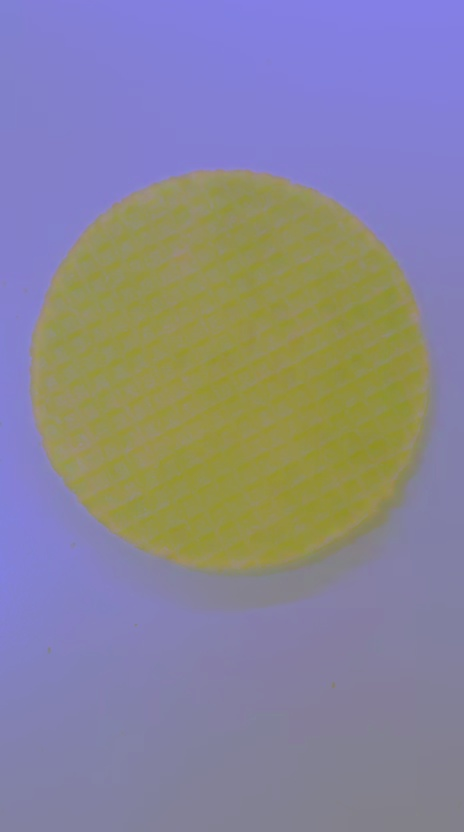
#> input picture foto_in_lab.jpg, 464 x 832 px, given in place of the camera
$ python testprogram.py
#> lines starting #> are read from the running program, lines starting #| are printed output that depends on the picture; after the words box and inside, x2 and y2 are one past the last pixel; in counts of white or black regions, pixels touching at a corner belong together
#> in main, frame is the input picture: shape (832, 464, 3); mean B, G, R 149.6, 133.2, 136.9
import cv2 as cv
import numpy as np


def beeldbewerking(frame):

    # ---------------------------------------------------------
    # Origineel
    # ---------------------------------------------------------

    origineel = frame.copy()

    # ---------------------------------------------------------
    # Grayscale
    # ---------------------------------------------------------

    gray = cv.cvtColor(frame, cv.COLOR_BGR2GRAY)

    # ---------------------------------------------------------
    # HSV
    # ---------------------------------------------------------

    hsv = cv.cvtColor(frame, cv.COLOR_BGR2HSV)
#> hsv: shape (832, 464, 3); mean H, S, V 90.7, 88.5, 172.4

    # ---------------------------------------------------------
    # Threshold
    # ---------------------------------------------------------

    _, threshold = cv.threshold(
        gray,
        120,
        255,
        cv.THRESH_BINARY
    )
#> threshold: shape (832, 464); every value is 255

    # ---------------------------------------------------------
    # Canny
    # ---------------------------------------------------------

    canny = cv.Canny(
        gray,
        50,
        150
    )
#> canny: shape (832, 464); every value is 0

    # ---------------------------------------------------------
    # Morphologie
    # ---------------------------------------------------------

    kernel = np.ones((5, 5), np.uint8)

    morphologie = cv.morphologyEx(
        threshold,
        cv.MORPH_OPEN,
        kernel
    )

    # ---------------------------------------------------------
    # Contouren
    # ---------------------------------------------------------

    contouren = frame.copy()

    contours, _ = cv.findContours(
        threshold,
        cv.RETR_EXTERNAL,
        cv.CHAIN_APPROX_SIMPLE
    )
#> contours = [[[0, 0], [0, 831], [463, 831], [463, 0]]]

    for contour in contours:

        oppervlakte = cv.contourArea(contour)

        # Kleine ruis negeren
        if oppervlakte > 500:

            cv.drawContours(
                contouren,
                [contour],
                -1,
                (0, 255, 0),
                2
            )

            x, y, w, h = cv.boundingRect(contour)

            cv.rectangle(
                contouren,
                (x, y),
                (x + w, y + h),
                (255, 0, 0),
                2
            )
#> this loop made 1 pass
#> (contour, oppervlakte, x, y, w, h) on pass 1: ([[0, 0], [0, 831], [463, 831], [463, 0]], 384753, 0, 0, 464, 832)
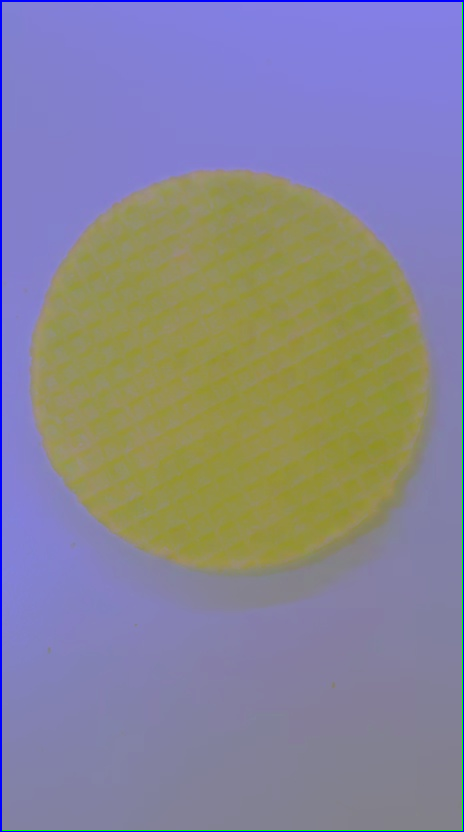
#> contouren: shape (832, 464, 3); 1.34% of pixels changed, all inside (x1, y1, x2, y2) = (0, 0, 464, 832)

    # ---------------------------------------------------------
    # HSV kleurfilter
    # ---------------------------------------------------------

    # Voorbeeldwaarden
    # Deze kunnen we later aanpassen aan jouw koekjes.

    lower = np.array([5, 50, 30])
    upper = np.array([30, 255, 255])

    mask = cv.inRange(
        hsv,
        lower,
        upper
    )
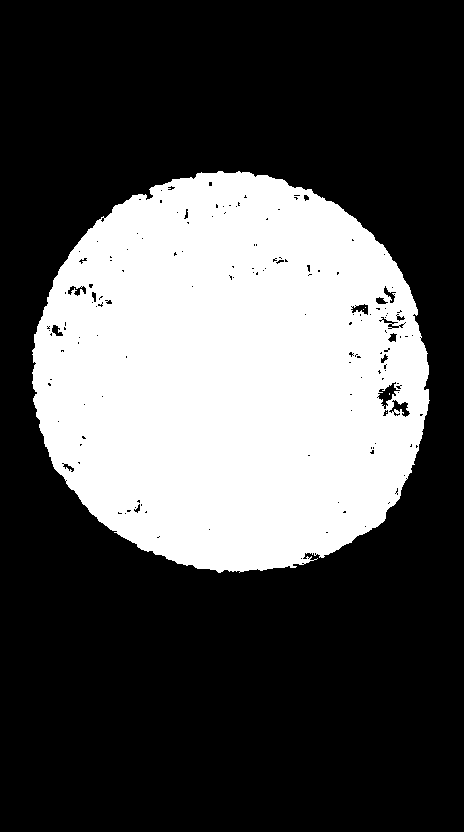
#> mask: shape (832, 464); 32.1% white; 5 white regions (4 under 20 px), largest, box (x1, y1, x2, y2) and area: (32, 171, 430, 573) 123750

    kleurfilter = cv.bitwise_and(
        frame,
        frame,
        mask=mask
    )

    # ---------------------------------------------------------
    # Hough cirkels
    # ---------------------------------------------------------

    cirkels = frame.copy()

    blur = cv.GaussianBlur(
        gray,
        (9, 9),
        2
    )

    circles = cv.HoughCircles(
        blur,
        cv.HOUGH_GRADIENT,
        dp=1.2,
        minDist=30,
        param1=100,
        param2=40,
        minRadius=10,
        maxRadius=200
    )
#> circles = None

    if circles is not None:

        circles = np.round(
            circles[0, :]
        ).astype("int")

        for x, y, r in circles:

            cv.circle(
                cirkels,
                (x, y),
                r,
                (0, 255, 0),
                2
            )

            cv.circle(
                cirkels,
                (x, y),
                2,
                (0, 0, 255),
                3
            )

    # ---------------------------------------------------------
    # Alles geschikt maken voor display
    # ---------------------------------------------------------

    gray = cv.cvtColor(
        gray,
        cv.COLOR_GRAY2BGR
    )
#> gray: shape (832, 464, 3)

    threshold = cv.cvtColor(
        threshold,
        cv.COLOR_GRAY2BGR
    )
#> threshold: shape (832, 464, 3); every value is 255

    canny = cv.cvtColor(
        canny,
        cv.COLOR_GRAY2BGR
    )
#> canny: shape (832, 464, 3); every value is 0

    morphologie = cv.cvtColor(
        morphologie,
        cv.COLOR_GRAY2BGR
    )

    mask = cv.cvtColor(
        mask,
        cv.COLOR_GRAY2BGR
    )

    # ---------------------------------------------------------
    # Afbeeldingen kleiner maken
    # ---------------------------------------------------------

    schaal = 0.5

    origineel = cv.resize(
        origineel,
        None,
        fx=schaal,
        fy=schaal
    )

    gray = cv.resize(
        gray,
        None,
        fx=schaal,
        fy=schaal
    )
#> gray: shape (416, 232, 3)

    threshold = cv.resize(
        threshold,
        None,
        fx=schaal,
        fy=schaal
    )
#> threshold: shape (416, 232, 3); every value is 255

    canny = cv.resize(
        canny,
        None,
        fx=schaal,
        fy=schaal
    )
#> canny: shape (416, 232, 3); every value is 0

    morphologie = cv.resize(
        morphologie,
        None,
        fx=schaal,
        fy=schaal
    )

    contouren = cv.resize(
        contouren,
        None,
        fx=schaal,
        fy=schaal
    )
#> contouren: shape (416, 232, 3)

    kleurfilter = cv.resize(
        kleurfilter,
        None,
        fx=schaal,
        fy=schaal
    )
#> kleurfilter: shape (416, 232, 3)

    cirkels = cv.resize(
        cirkels,
        None,
        fx=schaal,
        fy=schaal
    )

    # ---------------------------------------------------------
    # Titels toevoegen
    # ---------------------------------------------------------

    cv.putText(
        origineel,
        "ORIGINEEL",
        (10, 30),
        cv.FONT_HERSHEY_SIMPLEX,
        0.8,
        (0, 255, 0),
        2
    )
#> origineel: shape (416, 232, 3); mean B, G, R 147.3, 134.6, 135.6

    cv.putText(
        gray,
        "GRAYSCALE",
        (10, 30),
        cv.FONT_HERSHEY_SIMPLEX,
        0.8,
        (0, 255, 0),
        2
    )
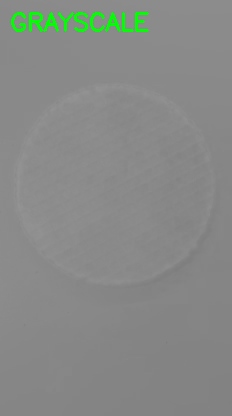
#> gray: shape (416, 232, 3); mean B, G, R 134.6, 137.6, 134.6

    cv.putText(
        threshold,
        "THRESHOLD",
        (10, 30),
        cv.FONT_HERSHEY_SIMPLEX,
        0.8,
        (0, 255, 0),
        2
    )
#> threshold: shape (416, 232, 3); mean B, G, R 251.9, 255, 251.9

    cv.putText(
        canny,
        "CANNY",
        (10, 30),
        cv.FONT_HERSHEY_SIMPLEX,
        0.8,
        (0, 255, 0),
        2
    )
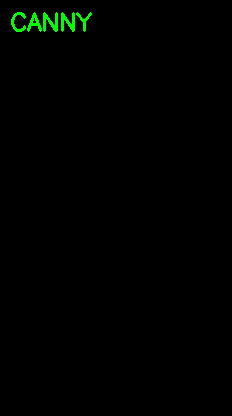
#> canny: shape (416, 232, 3); mean B, G, R 0, 1.7, 0

    cv.putText(
        morphologie,
        "MORPHOLOGIE",
        (10, 30),
        cv.FONT_HERSHEY_SIMPLEX,
        0.8,
        (0, 255, 0),
        2
    )
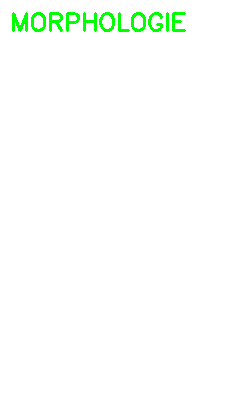
#> morphologie: shape (416, 232, 3); mean B, G, R 251.1, 255, 251.1

    cv.putText(
        contouren,
        "CONTOUREN",
        (10, 30),
        cv.FONT_HERSHEY_SIMPLEX,
        0.8,
        (0, 255, 0),
        2
    )
#> contouren: shape (416, 232, 3); mean B, G, R 146.9, 134, 133.6

    cv.putText(
        kleurfilter,
        "HSV KLEURFILTER",
        (10, 30),
        cv.FONT_HERSHEY_SIMPLEX,
        0.8,
        (0, 255, 0),
        2
    )
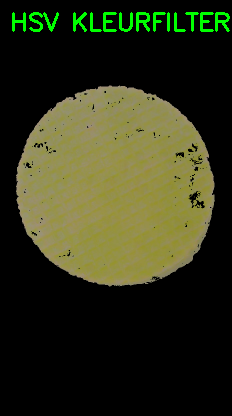
#> kleurfilter: shape (416, 232, 3); mean B, G, R 25.3, 50.5, 47.7

    cv.putText(
        cirkels,
        "HOUGH CIRKELS",
        (10, 30),
        cv.FONT_HERSHEY_SIMPLEX,
        0.8,
        (0, 255, 0),
        2
    )
#> cirkels: shape (416, 232, 3); mean B, G, R 146.2, 135.2, 134.9

    # ---------------------------------------------------------
    # 4 x 2 afbeeldingen naast elkaar
    # ---------------------------------------------------------

    boven = np.hstack([
        origineel,
        gray,
        threshold,
        canny
    ])

    onder = np.hstack([
        morphologie,
        contouren,
        kleurfilter,
        cirkels
    ])

    resultaat = np.vstack([
        boven,
        onder
    ])
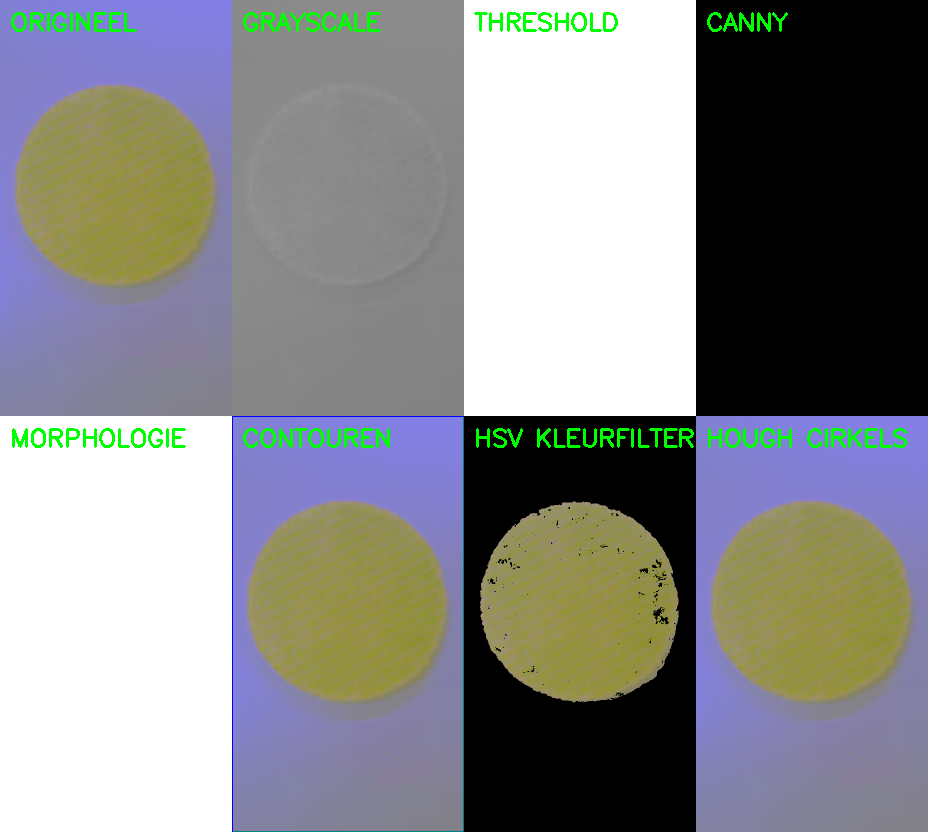
#> resultaat: shape (832, 928, 3); mean B, G, R 137.9, 138, 136.2

    return resultaat


def main():

    # ---------------------------------------------------------
    # Camera openen
    # ---------------------------------------------------------

    camera = cv.VideoCapture(0)

    if not camera.isOpened():

        print("Fout: camera kon niet worden geopend.")
        return

    print("Camera gestart.")
    print("Druk op Q om te stoppen.")

    while True:

        # Frame uit camera halen
        ret, frame = camera.read()

        if not ret:

            print("Fout bij het lezen van de camera.")
            break

        # Beeldbewerkingen uitvoeren
        resultaat = beeldbewerking(frame)

        # Resultaat tonen
        cv.imshow(
            "Beeldherkenning - Testprogramma",
            resultaat
        )

        # Q = stoppen
        if cv.waitKey(1) & 0xFF == ord("q"):

#> (key q is pressed here)
            break

    # Camera netjes afsluiten toch even anders
    camera.release()
    cv.destroyAllWindows()


if __name__ == "__main__":
    main()
